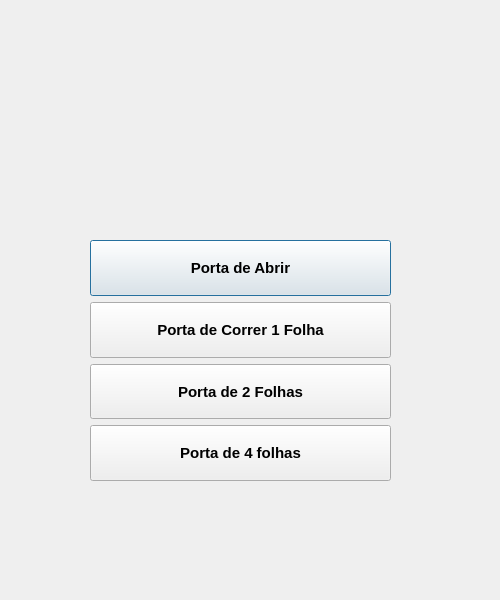
<?xml version="1.0" encoding="UTF-8"?>
<ui version="4.0">
 <class>DialogPortas</class>
 <widget class="QDialog" name="DialogPortas">
  <property name="geometry">
   <rect>
    <x>0</x>
    <y>0</y>
    <width>500</width>
    <height>600</height>
   </rect>
  </property>
  <property name="windowTitle">
   <string>Dialog</string>
  </property>
  <widget class="QLabel" name="label">
   <property name="geometry">
    <rect>
     <x>80</x>
     <y>30</y>
     <width>321</width>
     <height>191</height>
    </rect>
   </property>
   <property name="text">
    <string/>
   </property>
   <property name="pixmap">
    <pixmap resource="files.qrc">:/imagens/AberturaArtvidros.png</pixmap>
   </property>
   <property name="scaledContents">
    <bool>true</bool>
   </property>
  </widget>
  <widget class="QWidget" name="layoutWidget">
   <property name="geometry">
    <rect>
     <x>90</x>
     <y>240</y>
     <width>301</width>
     <height>241</height>
    </rect>
   </property>
   <layout class="QVBoxLayout" name="verticalLayout">
    <item>
     <widget class="QPushButton" name="pushButtonPortaDeAbrir">
      <property name="sizePolicy">
       <sizepolicy hsizetype="Minimum" vsizetype="Preferred">
        <horstretch>0</horstretch>
        <verstretch>0</verstretch>
       </sizepolicy>
      </property>
      <property name="font">
       <font>
        <pointsize>11</pointsize>
        <bold>true</bold>
       </font>
      </property>
      <property name="text">
       <string>Porta de Abrir</string>
      </property>
     </widget>
    </item>
    <item>
     <widget class="QPushButton" name="pushButtonPortaDeCorrer">
      <property name="sizePolicy">
       <sizepolicy hsizetype="Minimum" vsizetype="Preferred">
        <horstretch>0</horstretch>
        <verstretch>0</verstretch>
       </sizepolicy>
      </property>
      <property name="font">
       <font>
        <pointsize>11</pointsize>
        <bold>true</bold>
       </font>
      </property>
      <property name="text">
       <string>Porta de Correr 1 Folha</string>
      </property>
     </widget>
    </item>
    <item>
     <widget class="QPushButton" name="pushButtonPortaDe2Folhas">
      <property name="sizePolicy">
       <sizepolicy hsizetype="Minimum" vsizetype="Preferred">
        <horstretch>0</horstretch>
        <verstretch>0</verstretch>
       </sizepolicy>
      </property>
      <property name="font">
       <font>
        <pointsize>11</pointsize>
        <bold>true</bold>
       </font>
      </property>
      <property name="text">
       <string>Porta de 2 Folhas</string>
      </property>
     </widget>
    </item>
    <item>
     <widget class="QPushButton" name="pushButtonPortaDe4Folhas">
      <property name="sizePolicy">
       <sizepolicy hsizetype="Minimum" vsizetype="Preferred">
        <horstretch>0</horstretch>
        <verstretch>0</verstretch>
       </sizepolicy>
      </property>
      <property name="font">
       <font>
        <pointsize>11</pointsize>
        <bold>true</bold>
       </font>
      </property>
      <property name="text">
       <string>Porta de 4 folhas</string>
      </property>
     </widget>
    </item>
   </layout>
  </widget>
 </widget>
 <resources>
  <include location="files.qrc"/>
 </resources>
 <connections/>
</ui>
